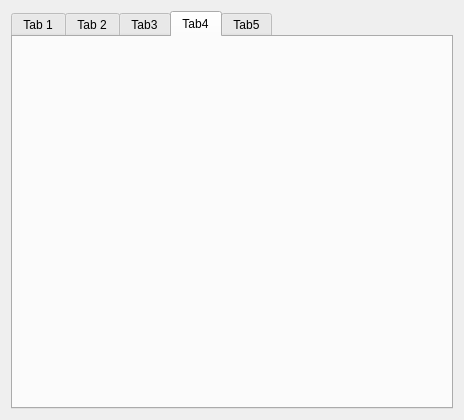
<?xml version="1.0" encoding="UTF-8"?>
<ui version="4.0">
 <class>mainWidget</class>
 <widget class="QWidget" name="mainWidget">
  <property name="geometry">
   <rect>
    <x>0</x>
    <y>0</y>
    <width>464</width>
    <height>420</height>
   </rect>
  </property>
  <property name="windowTitle">
   <string>mainWidget</string>
  </property>
  <layout class="QHBoxLayout" name="horizontalLayout">
   <item>
    <widget class="QTabWidget" name="tabWidget">
     <property name="currentIndex">
      <number>3</number>
     </property>
     <widget class="QWidget" name="p_tab_1">
      <attribute name="title">
       <string>Tab 1</string>
      </attribute>
     </widget>
     <widget class="QWidget" name="p_tab_2">
      <attribute name="title">
       <string>Tab 2</string>
      </attribute>
     </widget>
     <widget class="QWidget" name="p_tab_3">
      <attribute name="title">
       <string>Tab3</string>
      </attribute>
     </widget>
     <widget class="QWidget" name="p_tab_4">
      <attribute name="title">
       <string>Tab4</string>
      </attribute>
     </widget>
     <widget class="QWidget" name="p_tab_5">
      <attribute name="title">
       <string>Tab5</string>
      </attribute>
     </widget>
    </widget>
   </item>
  </layout>
 </widget>
 <resources/>
 <connections/>
</ui>
